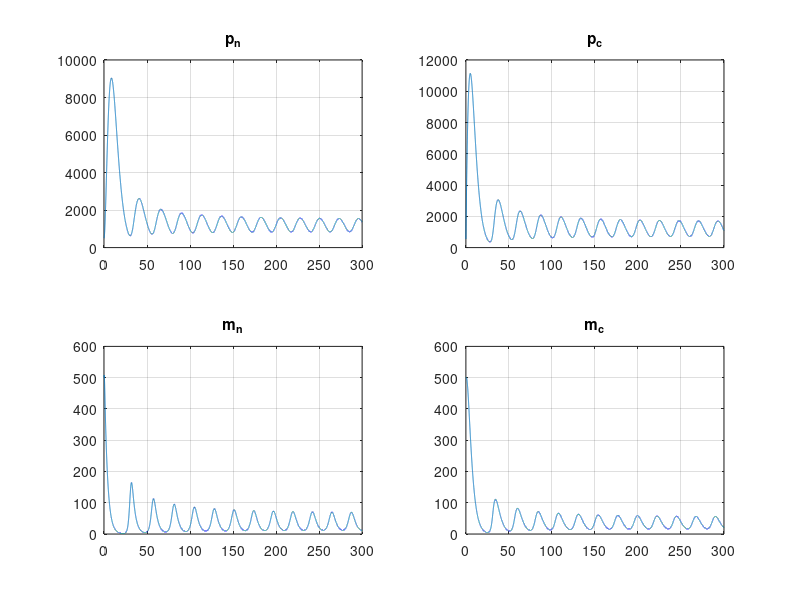

MATLAB code for this plot:
clc;
clear

% the variables in the circadian oscillator are m_n, m_c, p_c and p_n,
% which are number of mRNA moleculs in nucleus, number of mRNA molecules in
% cytoplasm, number of this particular type of protein molecules in
% cytoplasm, and number of protein molecules in nuclues, respectively.

% the parameters that control the ocsillation are alpha, gamma_m, delta_m,
% beta, gamma_p, delta_p, which are 


% initialize variables

%{
% p_c starts from the highest
p_n = 1403;
p_c = 1670;
m_n = 33;
m_c = 48;
%}

p_n = 500;
p_c = 500;
m_n = 500;
m_c = 500;

%{
% p_c starts from the lowest
p_n = 925;
p_c = 730;
m_n = 32;
m_c = 21;
%}

lambda = 0.285599;
gamma_m = lambda;
delta_m = lambda;
delta_p = lambda;
gamma_p = lambda;
r = 5;
k = 200;
alpha = 1e5;
beta = 10;


dt = 0.01;
endtime = 300;
timevec = 0:dt:endtime;
plot_to_the_end = length(timevec);
% plot_to_the_end = int32(2 * length(timevec) / 3);


pn_mat = zeros(length(timevec), 1);
pc_mat = zeros(length(timevec), 1);
mn_mat = zeros(length(timevec), 1);
mc_mat = zeros(length(timevec), 1);

for t = 1:length(timevec)
    m_n_new = (alpha * (k/(k+p_n)).^r - gamma_m * m_n)*dt + m_n;
    m_c_new = (gamma_m * m_n - delta_m * m_c)*dt + m_c;
    p_c_new = (beta * m_c - gamma_p * p_c)*dt + p_c;
    p_n_new = (gamma_p * p_c - delta_p * p_n)*dt + p_n;
    
    m_n = m_n_new;
    m_c = m_c_new;
    p_c = p_c_new;
    p_n = p_n_new;
    
    
    pn_mat(t) = p_n;
    pc_mat(t) = p_c;
    mn_mat(t) = m_n;
    mc_mat(t) = m_c;
    
end


%{ 
%ONLY NEEDED TO ADJUST INIT VALUES
pn_mat(1925,:)
pc_mat(1925,:)
mn_mat(1925,:)
mc_mat(1925,:)
%}

figure(1);

subplot(2,2,1)
plot(timevec, pn_mat);
title('p_n')
grid;

%legend({'P_n'},'Location','southwest')

subplot(2,2,2)
plot(timevec, pc_mat);
%legend({'P_c'},'Location','southwest')
title('p_c')
grid;


subplot(2,2,3)
plot(timevec, mn_mat);
title('m_n')
grid;


subplot(2,2,4)
plot(timevec, mc_mat);
title('m_c')
grid;

%suptitle('A cellular circadian oscillator')


%legend({'M_n', 'M_c'},'Location','southwest')


